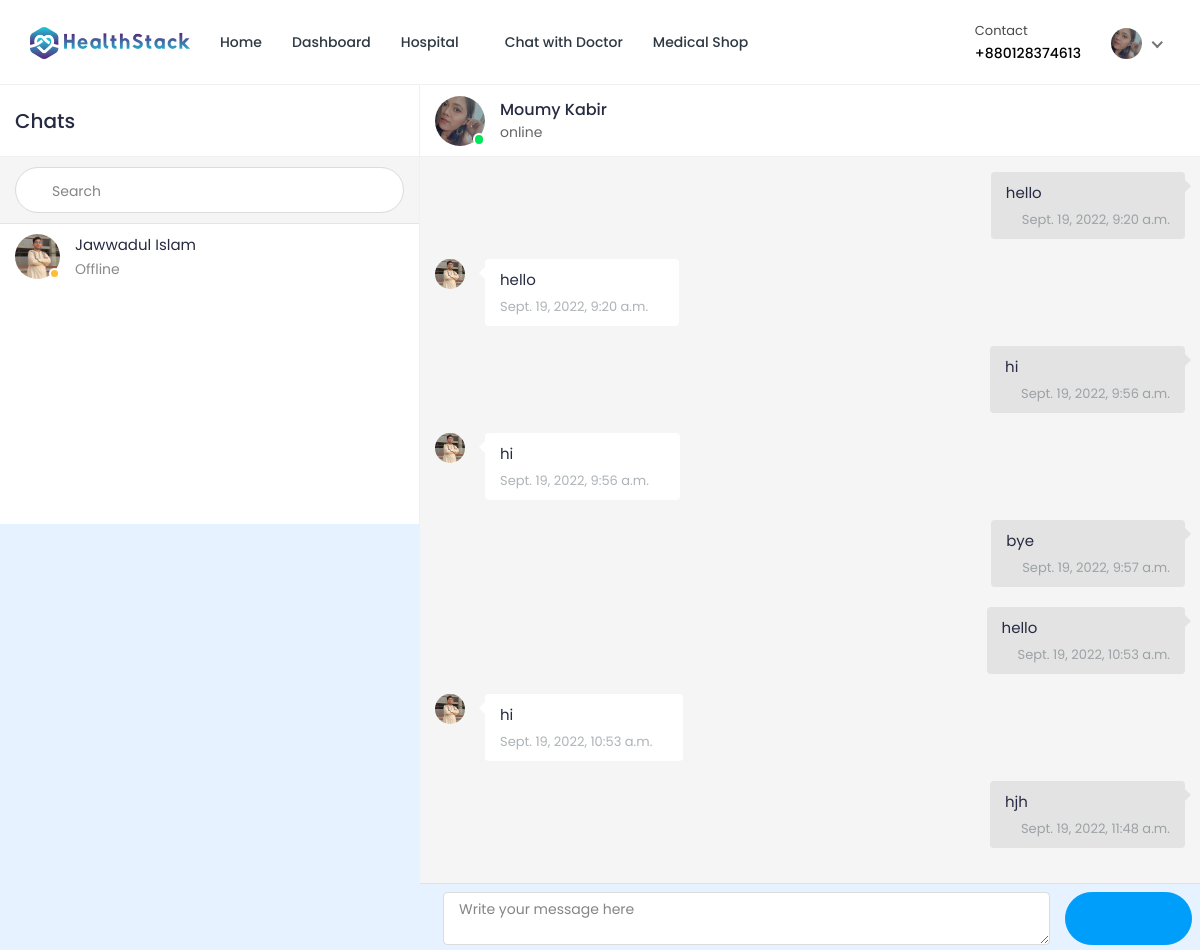
Page /chat/home/2/?u=3 (signed in) on the committed database.
### hospital/models.py (models this page shows, shortened)
class Patient(models.Model):
    patient_id = models.AutoField(primary_key=True)
    user = models.OneToOneField(User, on_delete=models.CASCADE, null=True, blank=True, related_name='patient')
    name = models.CharField(max_length=200, null=True, blank=True)
    username = models.CharField(max_length=200, null=True, blank=True)
    age = models.IntegerField(null=True, blank=True)
    email = models.EmailField(max_length=200, null=True, blank=True)
    phone_number = models.IntegerField(null=True, blank=True)
    address = models.CharField(max_length=200, null=True, blank=True)
    featured_image = models.ImageField(upload_to='patients/', default='patients/user-default.png', null=True, blank=True)
    blood_group = models.CharField(max_length=200, null=True, blank=True)
    history = models.CharField(max_length=200, null=True, blank=True)
    dob = models.CharField(max_length=200, null=True, blank=True)
    nid = models.CharField(max_length=200, null=True, blank=True)
    serial_number = models.CharField(max_length=200, null=True, blank=True)
    login_status = models.CharField(max_length=200, null=True, blank=True, default="offline")

### doctor/models.py (models this page shows, shortened)
class Doctor_Information(models.Model):
    DOCTOR_TYPE = (
        ('Cardiologists', 'Cardiologists'),
        ('Neurologists', 'Neurologists'),
        ('Pediatricians', 'Pediatricians'),
        ('Physiatrists', 'Physiatrists'),
        ('Dermatologists', 'Dermatologists'),
    )
    doctor_id = models.AutoField(primary_key=True)
    user = models.OneToOneField(User, on_delete=models.CASCADE, null=True, blank=True, related_name='profile')
    name = models.CharField(max_length=200, null=True, blank=True)
    username = models.CharField(max_length=200, null=True, blank=True)
    gender = models.CharField(max_length=200, null=True, blank=True)
    description = models.TextField(max_length=1000, null=True, blank=True)
    department = models.CharField(max_length=200, choices=DOCTOR_TYPE, null=True, blank=True)
    department_name = models.ForeignKey(hospital_department, on_delete=models.SET_NULL, null=True, blank=True)
    specialization = models.ForeignKey(specialization, on_delete=models.SET_NULL, null=True, blank=True)
    featured_image = models.ImageField(upload_to='doctors/', default='doctors/user-default.png', null=True, blank=True)
    certificate_image = models.ImageField(upload_to='doctors_certificate/', default='doctors_certificate/default.png', null=True, blank=True)
    email = models.EmailField(max_length=200, null=True, blank=True)
    phone_number = models.CharField(max_length=200, null=True, blank=True)
    nid = models.CharField(max_length=200, null=True, blank=True)
    visiting_hour = models.CharField(max_length=200, null=True, blank=True)
    consultation_fee = models.IntegerField(null=True, blank=True)
    report_fee = models.IntegerField(null=True, blank=True)
    dob = models.CharField(max_length=200, null=True, blank=True)
    institute = models.CharField(max_length=200, null=True, blank=True)
    degree = models.CharField(max_length=200, null=True, blank=True)
    completion_year = models.CharField(max_length=200, null=True, blank=True)
    work_place = models.CharField(max_length=200, null=True, blank=True)
    designation = models.CharField(max_length=200, null=True, blank=True)
    start_year = models.CharField(max_length=200, null=True, blank=True)
    end_year = models.CharField(max_length=200, null=True, blank=True)
    register_status =  models.CharField(max_length=200, null=True, blank=True)
    hospital_name = models.ForeignKey(Hospital_Information, on_delete=models.SET_NULL, null=True, blank=True)

### ChatApp/models.py (models this page shows, shortened)
class chatMessages(models.Model):
    user_from = models.ForeignKey(User, on_delete=models.CASCADE, related_name="+")
    user_to = models.ForeignKey(User, on_delete=models.CASCADE, related_name="+")
    message = models.TextField()
    date_created = models.DateTimeField(default=timezone.now)

### ChatApp/views.py (the view, shortened to what this page needs)
# urls.py: path('', views.home, name='chat-home'),
@csrf_exempt
@login_required(login_url='login')
@cache_control(no_cache=True, must_revalidate=True, no_store=True)
def home(request,pk):
    if request.user.is_patient:
            User = get_user_model()
            users = User.objects.all()
            patients = Patient.objects.get(user_id=pk)
            appointments = Appointment.objects.filter(patient=patients).filter(appointment_status='confirmed')
            doctor= Doctor_Information.objects.filter(appointment__in=appointments)
            chats = {}
            if request.method == 'GET' and 'u' in request.GET:
                chats = chatMessages.objects.filter(Q(user_from=request.user.id, user_to=request.GET['u']) | Q(user_from=request.GET['u'], user_to=request.user.id))
                chats = chats.order_by('date_created')
                doc = Doctor_Information.objects.get(user_id=request.GET['u'])
                context = {
                "page":"home",
                "users":users,
                "chats":chats,
                "patient":patients,
                "doctor":doctor,
                "doc":doc,
                "app":appointments,
                "chat_id": int(request.GET['u'] if request.method == 'GET' and 'u' in request.GET else 0)
            }
            print(request.GET['u'] if request.method == 'GET' and 'u' in request.GET else 0)
            return render(request,"chat.html",context)

### templates/chat.html (shortened to what this page needs)
{% load static %}
{%load tz%}
<!DOCTYPE html>
<html lang="en">
<head>
		<link rel="stylesheet" href="{% static 'HealthStack-System/css/Normal/bootstrap.min.css' %}">
		<link rel="stylesheet" href="{% static 'HealthStack-System/plugins/Normal/fontawesome/css/fontawesome.min.css' %}">
		<link rel="stylesheet" href="{% static 'HealthStack-System/plugins/Normal/fontawesome/css/all.min.css' %}">
		<link rel="stylesheet" href="{% static 'HealthStack-System/css/Normal/style.css' %}">
		<link rel="stylesheet" href="{% static 'HealthStack-System/plugins/Normal/fancybox/jquery.fancybox.min.css'%}">
	</head>
	<body class="chat-page">
		<div class="main-wrapper">
			<header class="header">{% include 'patient_navbar.html' %}</header>
			<div class="content">
				<div class="container-fluid">
					<div class="row">
						<div class="col-xl-12">
							<div class="chat-window">
								<div class="chat-cont-left">
									<div class="chat-header">
										<span>Chats</span>
									</div>
									<form class="chat-search" method="GET" action = "{% url 'chat-home' pk=user.id %}">
										<div class="input-group">
											<div class="input-group-prepend">
											</div>
											<input type="text" class="form-control" placeholder="Search" name="search">
										</div>
									</form>
									<div class="chat-users-list">
										<div class="chat-scroll">
										{% for d in doctor %}
										{% if not d.id == 1 and not d.id == user.id %}
											<a href="{% url 'chat-home' pk=user.id %}?u={{d.user.id}}" class="media">
												<div class="media-img-wrap">
													{%if d.user.login_status%}
													<div class="avatar avatar-online">
														<img src="{{ d.featured_image.url }}" alt="User Image" class="avatar-img rounded-circle">
													</div>
													{%else%}
													<div class="avatar avatar-away">
														<img src="{{ d.featured_image.url }}" alt="User Image" class="avatar-img rounded-circle">
													</div>
													{%endif%}
												</div>
												<div class="media-body">
													<div>
														<div class="user-name">{{d.name}}</div>
														{%if d.user.login_status%}
														<div class="user-last-chat">Online</div>
														{%else%}
														<div class="user-last-chat">Offline</div>
														{%endif%}
													</div>
												</div>
											</a>
										{%endif%}
										{% endfor %}
										</div>
									</div>
								</div>
								<div class="chat-cont-right">
									<div class="chat-header">
										<div class="media">
											<div class="media-img-wrap">
												<div class="avatar avatar-online">
													<img src="{{patient.featured_image.url}}" alt="User Image" class="avatar-img rounded-circle">
												</div>
											</div>
											<div class="media-body">
												<div class="user-name">{{patient.name}}</div>
												<div class="user-status">online</div>
											</div>
										</div>
									</div>
									{% if not chat_id > 0 %}
										<div class="d-flex flex-column justify-content-center align-items-center" style="height: 650px;">
											<h3>Start Chat now</h3>
											<p><small class="text-muted">Please select a person to chat with.</small></p>
										</div>
									{% else %}
									<div class="chat-body">
										<div class="chat-scroll chat-box">
											<ul class="list-unstyled">
												{% for chat in chats %}
												{% if chat.user_from == user %}
												<li class="media sent">
													<div class="media-body">
														<div class="msg-box">
															<div class="chat-bubble" data-id="{{chat.id}}">
																<p>{{chat.message}}</p>
																<ul class="chat-msg-info">
																	<li>
																		<div class="chat-time">
																			<span>{{chat.date_created|localtime}}</span>
																		</div>
																	</li>
																</ul>
															</div>
														</div>
													</div>
												</li>
												{% else %}
												<li class="media received">
													<div class="avatar">
														<img src="{{ doc.featured_image.url }}" alt="User Image" class="avatar-img rounded-circle">
													</div>
													<div class="media-body">
														<div class="msg-box">
															<div class="chat-bubble" data-id="{{chat.id}}">
																<p>{{chat.message}}</p>
																<ul class="chat-msg-info">
																	<li>
																		<div class="chat-time">
																			<span>{{chat.date_created|localtime}}</span>
																		</div>
																	</li>
																</ul>
															</div>
														</div>
													</div>
												</li>
												{% endif %}
												{% endfor %}
											</ul>
										</div>
									</div>
									<div class="chat-box-form border-top p-2" style="height: 70px;">
										<div class="w-100 h-100">
											<form action="" id="chat-submit" class="h-100 d-flex ">
												<div class="col-md-10 h-100">
													<textarea name="message" id="" class="h-100 w-100 form-control" placeholder="Write your message here"></textarea>
												</div>
												<button class="button btn btn-rounded btn-info h-100 w-100 justify-content-center align-items-center d-flex"><i class="fab fa-telegram-plane"></i></button>
											</form>
										</div>
									</div>
									{% endif %}
								</div>
							</div>
						</div>
					</div>
				</div>
			</div>
	</body>
</html>

### templates/patient_navbar.html (shortened to what this page needs)
{% load static %}
<nav class="navbar navbar-expand-lg header-nav">
  <div class="navbar-header">
    <a href="{% url 'hospital_home'%}" class="navbar-brand logo">
      <img
        src="{% static 'HealthStack-System/images/Normal/logo.jpg' %}"
        class="img-fluid"
        alt="Logo"
      />
    </a>
  </div>
  <div class="main-menu-wrapper">
    <ul class="main-nav">
      <li>
        <a href="{% url 'hospital_home'%}">Home</a>
      </li>
      <li>
        <a href="{% url 'patient-dashboard' %}">Dashboard</a>
      </li>
      <li class="has-submenu">
        <a href="#">Hospital <i class="fas fa-chevron-down"></i></a>
      </li>
      {% if user.is_authenticated and user.is_patient %}
      <li>
        <a href="{% url 'chat-home' pk=user.id %}">Chat with Doctor</a>
      </li>
      {% endif %}
      <li>
        <a href="{% url 'pharmacy_shop' %}">Medical Shop</a>
      </li>
    </ul>
  </div>
  <ul class="nav header-navbar-rht">
    <li class="nav-item contact-item">
      <div class="header-contact-img">
        <i class="far fa-hospital"></i>
      </div>
      <div class="header-contact-detail">
        <p class="contact-header">Contact</p>
        <p class="contact-info-header">+880{{patient.phone_number}}</p>
      </div>
    </li>
    <li class="nav-item dropdown has-arrow logged-item">
      <a href="#" class="dropdown-toggle nav-link" data-toggle="dropdown">
        <span class="user-img">
          <img
            class="rounded-circle"
            src="{{patient.featured_image.url}}"
            width="31"
            alt="Richard Wilson"
          />
        </span>
      </a>
    </li>
  </ul>
</nav>

### rows in the picture
Patient: phone_number "128374613", featured_image (picture), name "Moumy Kabir"
Doctor_Information: featured_image (picture), name "Jawwadul Islam", shows "Offline"
chatMessages: message "hello", date_created "Sept. 19, 2022, 9:20 a.m."
chatMessages: featured_image (picture), message "hello", date_created "Sept. 19, 2022, 9:20 a.m."
chatMessages: message "hi", date_created "Sept. 19, 2022, 9:56 a.m."
chatMessages: featured_image (picture), message "hi", date_created "Sept. 19, 2022, 9:56 a.m."
chatMessages: message "bye", date_created "Sept. 19, 2022, 9:57 a.m."
chatMessages: message "hello", date_created "Sept. 19, 2022, 10:53 a.m."
chatMessages: featured_image (picture), message "hi", date_created "Sept. 19, 2022, 10:53 a.m."
chatMessages: message "hjh", date_created "Sept. 19, 2022, 11:48 a.m."
